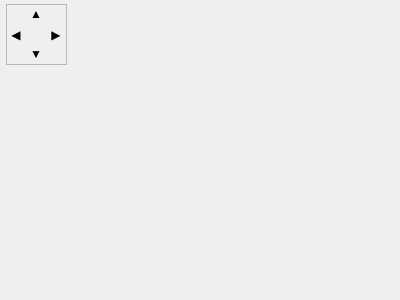
<?xml version="1.0" encoding="UTF-8"?>
<ui version="4.0">
 <class>PopUpMenus</class>
 <widget class="QWidget" name="PopUpMenus">
  <property name="geometry">
   <rect>
    <x>0</x>
    <y>0</y>
    <width>400</width>
    <height>300</height>
   </rect>
  </property>
  <property name="windowTitle">
   <string>Form</string>
  </property>
  <widget class="QFrame" name="frame">
   <property name="geometry">
    <rect>
     <x>6</x>
     <y>4</y>
     <width>61</width>
     <height>61</height>
    </rect>
   </property>
   <property name="frameShape">
    <enum>QFrame::StyledPanel</enum>
   </property>
   <property name="frameShadow">
    <enum>QFrame::Raised</enum>
   </property>
   <widget class="QLabel" name="upLabel">
    <property name="geometry">
     <rect>
      <x>20</x>
      <y>0</y>
      <width>20</width>
      <height>20</height>
     </rect>
    </property>
    <property name="text">
     <string>▲</string>
    </property>
    <property name="alignment">
     <set>Qt::AlignCenter</set>
    </property>
   </widget>
   <widget class="QLabel" name="leftLabel">
    <property name="geometry">
     <rect>
      <x>0</x>
      <y>20</y>
      <width>20</width>
      <height>20</height>
     </rect>
    </property>
    <property name="text">
     <string>◀</string>
    </property>
    <property name="alignment">
     <set>Qt::AlignCenter</set>
    </property>
   </widget>
   <widget class="QLabel" name="rightLabel">
    <property name="geometry">
     <rect>
      <x>40</x>
      <y>20</y>
      <width>20</width>
      <height>20</height>
     </rect>
    </property>
    <property name="text">
     <string>▶</string>
    </property>
    <property name="alignment">
     <set>Qt::AlignCenter</set>
    </property>
   </widget>
   <widget class="QLabel" name="downLabel">
    <property name="geometry">
     <rect>
      <x>20</x>
      <y>40</y>
      <width>20</width>
      <height>20</height>
     </rect>
    </property>
    <property name="text">
     <string>▼</string>
    </property>
    <property name="alignment">
     <set>Qt::AlignCenter</set>
    </property>
   </widget>
   <widget class="QLabel" name="typeLabel">
    <property name="geometry">
     <rect>
      <x>20</x>
      <y>20</y>
      <width>20</width>
      <height>20</height>
     </rect>
    </property>
    <property name="text">
     <string/>
    </property>
    <property name="alignment">
     <set>Qt::AlignCenter</set>
    </property>
   </widget>
  </widget>
 </widget>
 <resources/>
 <connections/>
</ui>
